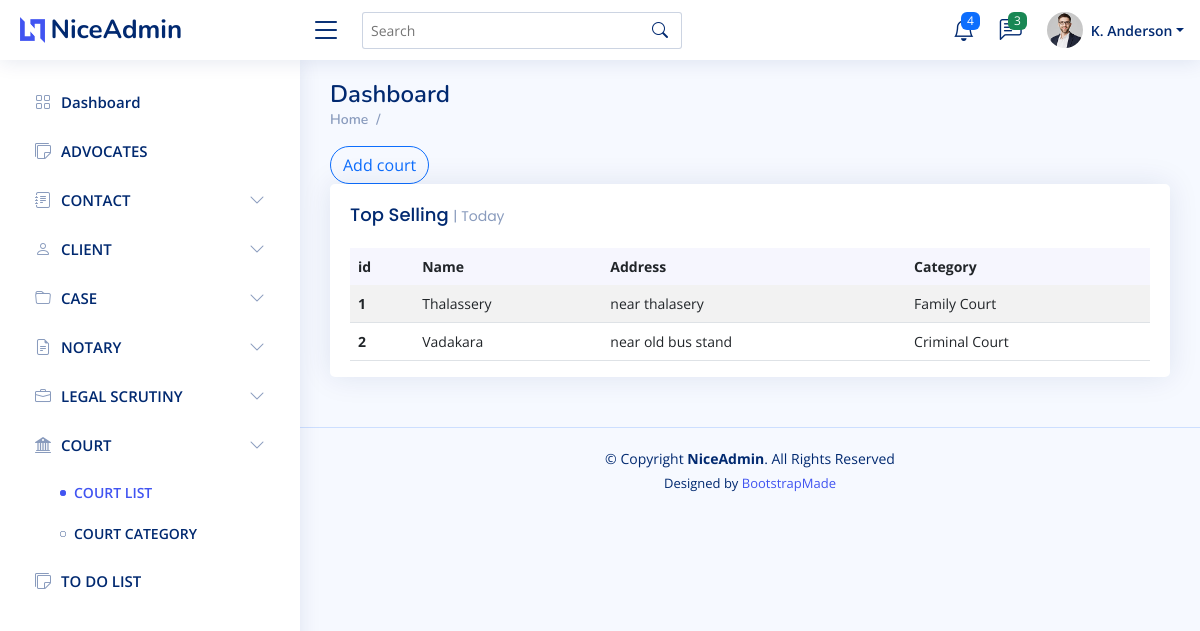
/court/list (signed in), run on an earlier commit of the app's database.
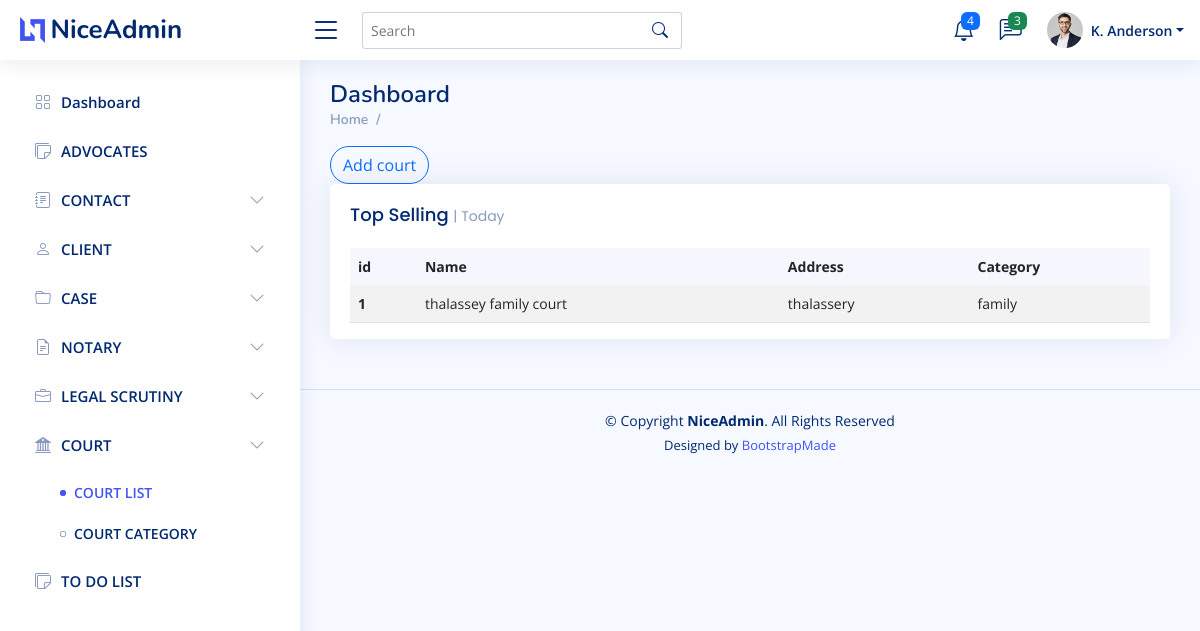
And on a later commit of the database.
### Admin_user/models.py (models this page shows, shortened)
class Court(models.Model):
    name=models.CharField(max_length=50)
    address=models.CharField(max_length=50)
    category=models.ForeignKey(CourtCategory,null=True, on_delete=models.SET_NULL)

class CourtCategory(models.Model):
    name=models.CharField(max_length=50)
    description=models.CharField(max_length=100)
    def __str__(self):
        return self.name

### Admin_user/views.py (the view)
# urls.py: path("court/list",court_list,name="court_list"),
def court_list(request):
    context={}
    context["court_list"]=True
    if not request.user.is_authenticated:
        return redirect("/login")
    context["court_list"]=Court.objects.all()
    return render(request,"admin/court_list.html",context)

### templates/admin/court_list.html (shortened to what this page needs)
{% extends 'admin/main.html' %}
{% block content %}
<a type="button" class="btn btn-outline-primary rounded-pill" href="{% url 'add_court' %}">Add court</a>
<div class="col-12">
    <div class="card top-selling overflow-auto">
      <div class="card-body pb-0">
          <h5 class="card-title">Top Selling <span>| Today</span></h5>
          <table class="table table-striped">
            <thead>
              <tr>
                <th class="fw-bold" scope="col">id</th>
                <th class="fw-bold" scope="col">Name</th>
                <th class="fw-bold" scope="col">Address</th>
                <th class="fw-bold" scope="col">Category</th>
              </tr>
            </thead>
            <tbody>
              {% for i in court_list %}
              <tr>
                <th scope="row">{{i.id}}</th>
                <td>{{i.name}}</td>
                <td>{{i.address}}</td>
                <td >{{i.category}}</td>
              </tr>
              {% endfor %}
            </tbody>
          </table>
        </div>
      </div>
    </div>
{% endblock content %}

What changed in the data, as far as the page shows it:
removed Court: id "2", name "Vadakara", address "near old bus stand", category "Criminal Court"
changed Court id 1: name "Thalassery" → "thalassey family court"; address "near thalasery" → "thalassery"; category "Family Court" → "family"
